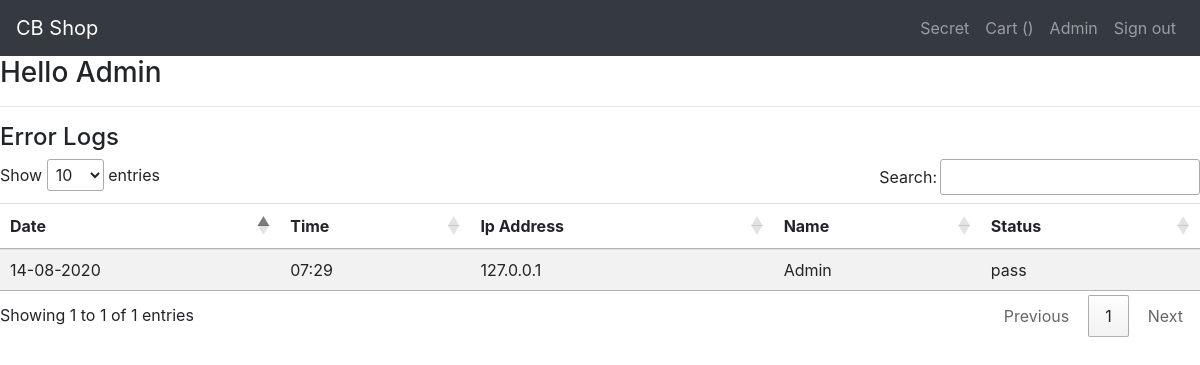
Page /admin_page (signed in) on the committed database.
### Database.py (models this page shows, shortened)
class User(db.Model):
    __tablename__ = "users"
    id = Column(Integer, primary_key=True)
    public_id = Column(String(50), unique=True)
    username = Column(String(100))
    email = Column(String(120), index=True, unique=True)
    password = Column(String(128))
    security_questions = Column(String(128))
    security_questions_answer = Column(String(128))
    is_authenticated = Column(Boolean, default=False)
    is_active = Column(Boolean, default=False)
    is_anonymous = Column(Boolean, default=False)
    is_admin = Column(Boolean, default=False)
    user_reviews = relationship("Reviews")
    cart = relationship("Cart")

### MainApp.py (the view)
@app.route('/admin_page', methods=['GET', 'POST'])
def admin_page():
    if current_user.is_admin:
        log_list = get_log()
        return render_template('admin_page.html', user=current_user, logs=log_list), 200
    else:
        return redirect(url_for("home"))

### MainApp.py (called while the page is built)
@app.before_request
def before_request():
    g.user = None
    if 'user' in session:
        g.user = session['user']

@login_manager.user_loader
def load_user(id):
    return User.query.get(int(id))

### login_logger.py (called while the page is built)
def get_log():
    log_list = os.listdir('log')
    logs = []
    for log in log_list:
        log = open('log/{}'.format(log))
        raw_logs = log.readlines()
        for raw_log in raw_logs:
            processed_log = raw_log.strip('\n')
            processed_log = processed_log.split()
            logs.insert(0, processed_log)
        log.close()
    return logs

### templates/admin_page.html (shortened to what this page needs)
{% extends "base.html" %}
{% block content %}
<h3>Hello Admin</h3>
<hr>
<h4>Error Logs</h4>
<table class="table table-striped" id="logs">
    <thead>
    <tr>
        <th>Date</th>
        <th>Time</th>
        <th>Ip Address</th>
        <th>Name</th>
        <th>Status</th>
    </tr>
    </thead>
    <tbody>
{% for log in logs %}
    <tr>
        <td>{{ log[0] }}</td>
        <td>{{ log[1] }}</td>
        <td>{{ log[2] }}</td>
        <td>{{ log[3] }}</td>
        <td>{{ log[4] }}</td>
    </tr>
{% endfor %}
    </tbody>
</table>
{% endblock %}

### templates/includes/_navbar.html (shortened to what this page needs)
<nav class="navbar navbar-dark navbar-expand-md bg-dark justify-content-center">
    <a href="/" class="navbar-brand d-flex w-50 mr-auto">CB Shop</a>
    <div class="navbar-collapse collapse w-100">
      <ul class="nav navbar-nav ml-auto w-100 justify-content-end">
            {% if current_user.is_anonymous %}
            <li class="nav-item">
              <a class="nav-link" href="/login">Login</a>
            </li>
            <li class="nav-item">
                <a class="nav-link" href='/signup'>Sign Up</a>
            </li>
            {% else %}
            {% if current_user.is_admin %}
            <li>
              <a class="nav-link" href="/admin_page">Secret</a>
            </li>
            {% endif %}
            <li class="nav-item">
              <a class="nav-link" href="/cart">Cart ({{ cart_no }})</a>
            </li>
            <li class="nav-item">
                <a class="nav-link" href="{{ url_for('profile')}}">{{ user.username }}</a>
            </li>
            <li class="nav-item">
              <a class="nav-link" href="/logout">Sign out</a>
            </li>
            {% endif %}
        </ul>
    </div>
</nav>

### rows in the picture
User: username "Admin", log "14-08-2020", log "07:29", log "127.0.0.1", log "pass"
